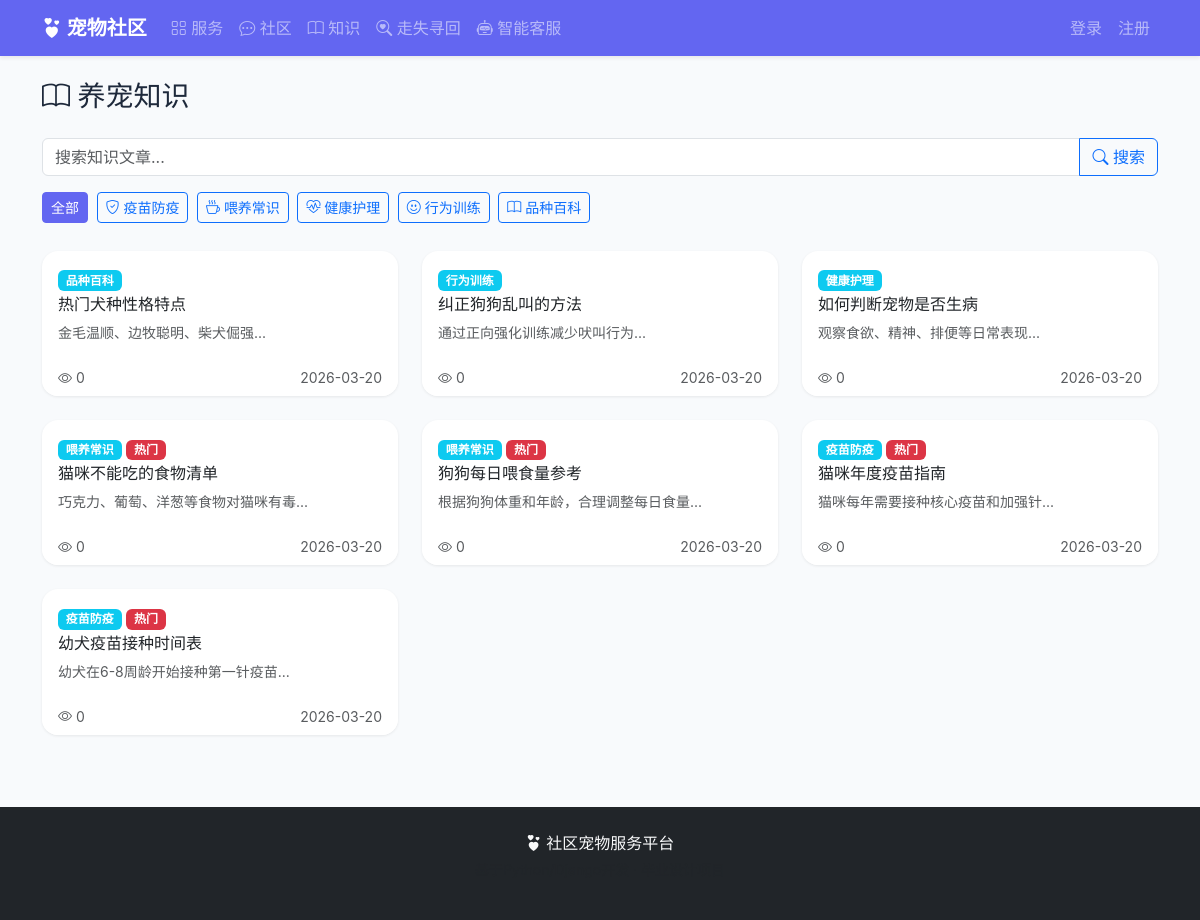
/knowledge/, run on an earlier commit of the app's database.
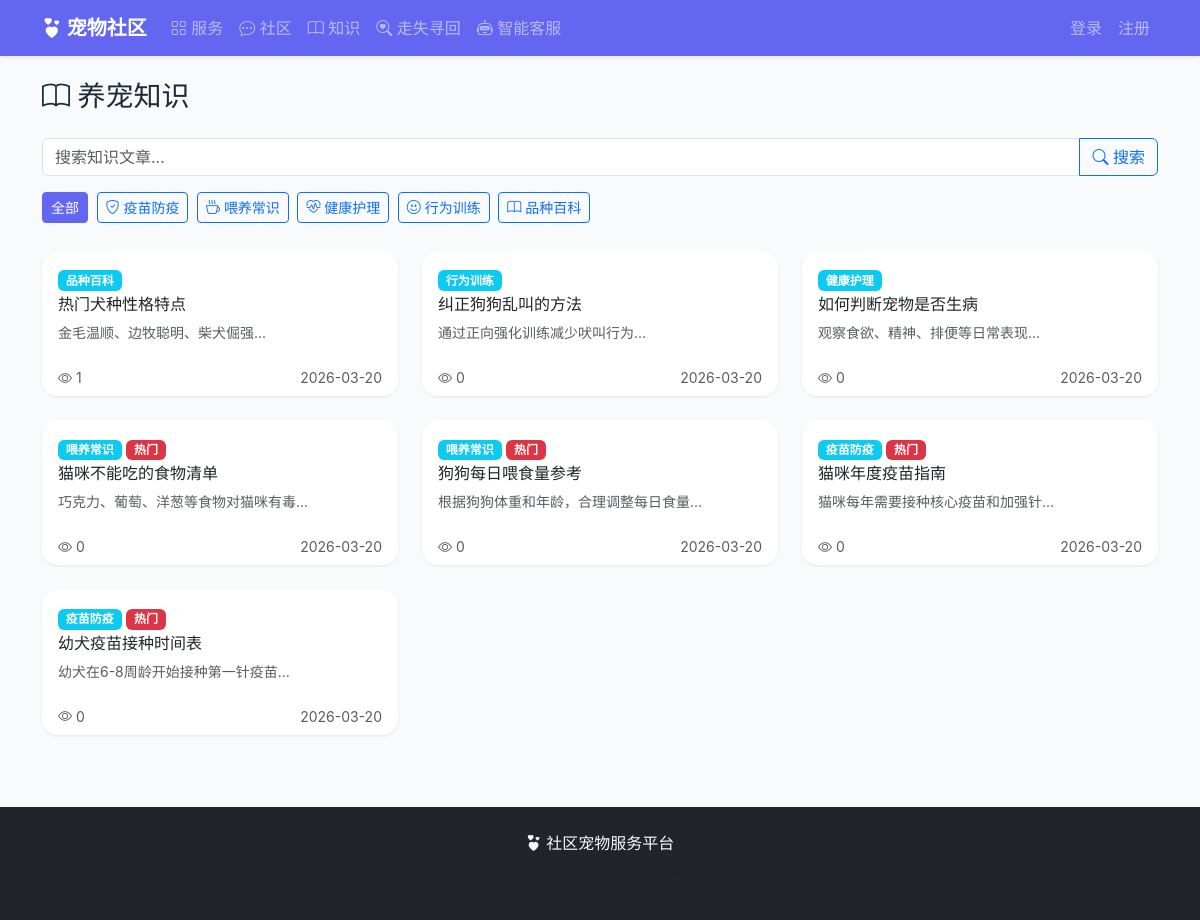
And on a later commit of the database.
### knowledge/models.py (models this page shows, shortened)
class KnowledgeArticle(models.Model):
    category = models.ForeignKey(KnowledgeCategory, on_delete=models.CASCADE,
                                 related_name='articles', verbose_name='分类')
    title = models.CharField('标题', max_length=200)
    content = models.TextField('内容')
    summary = models.TextField('摘要', max_length=500, blank=True)
    image = models.ImageField('封面', upload_to='knowledge/', blank=True)
    view_count = models.IntegerField('浏览数', default=0)
    is_hot = models.BooleanField('热门', default=False)
    created_by = models.ForeignKey(settings.AUTH_USER_MODEL, on_delete=models.SET_NULL,
                                   null=True, related_name='knowledge_articles', verbose_name='作者')
    created_at = models.DateTimeField('创建时间', auto_now_add=True)
    updated_at = models.DateTimeField('更新时间', auto_now=True)
    class Meta:
        verbose_name = '知识文章'
        verbose_name_plural = '知识文章'
        ordering = ['-created_at']

class KnowledgeCategory(models.Model):
    name = models.CharField('分类名', max_length=50)
    icon = models.CharField('图标', max_length=50, default='bi-book')
    sort_order = models.IntegerField('排序', default=0)
    class Meta:
        verbose_name = '知识分类'
        verbose_name_plural = '知识分类'
        ordering = ['sort_order']

### knowledge/views.py (the view)
# urls.py: path('', views.article_list, name='article_list'),
def article_list(request):
    articles = KnowledgeArticle.objects.all().select_related('category')
    categories = KnowledgeCategory.objects.all()
    category_id = request.GET.get('category')
    keyword = request.GET.get('keyword', '')
    if category_id:
        articles = articles.filter(category_id=category_id)
    if keyword:
        articles = articles.filter(
            Q(title__icontains=keyword) | Q(content__icontains=keyword)
        )
    hot_articles = KnowledgeArticle.objects.filter(is_hot=True)[:5]
    return render(request, 'knowledge/article_list.html', {
        'articles': articles,
        'categories': categories,
        'hot_articles': hot_articles,
        'current_category': category_id,
        'keyword': keyword,
    })

### templates/knowledge/article_list.html (shortened to what this page needs)
{% extends 'base.html' %}
{% block content %}
<h3 class="mb-4"><i class="bi bi-book"></i> 养宠知识</h3>
<form method="get" class="mb-3">
    <div class="input-group">
        <input type="text" name="keyword" class="form-control" placeholder="搜索知识文章..." value="{{ keyword }}">
        <button class="btn btn-outline-primary" type="submit"><i class="bi bi-search"></i> 搜索</button>
    </div>
</form>
<div class="mb-4">
    <a href="{% url 'knowledge:article_list' %}{% if keyword %}?keyword={{ keyword }}{% endif %}" class="btn btn-sm {% if not current_category %}btn-primary{% else %}btn-outline-primary{% endif %} me-1 mb-1">全部</a>
    {% for cat in categories %}
    <a href="{% url 'knowledge:article_list' %}?category={{ cat.id }}{% if keyword %}&keyword={{ keyword }}{% endif %}" class="btn btn-sm {% if current_category == cat.id|stringformat:"s" %}btn-primary{% else %}btn-outline-primary{% endif %} me-1 mb-1">
        <i class="bi {{ cat.icon }}"></i> {{ cat.name }}
    </a>
    {% endfor %}
</div>
<div class="row g-4">
    {% for a in articles %}
    <div class="col-md-4 col-6">
        <a href="{% url 'knowledge:article_detail' pk=a.pk %}" class="text-decoration-none">
            <div class="card h-100">
                <div class="card-body">
                    <span class="badge bg-info mb-1">{{ a.category.name }}</span>
                    {% if a.is_hot %}<span class="badge bg-danger mb-1">热门</span>{% endif %}
                    <h6 class="card-title text-dark">{{ a.title }}</h6>
                    <p class="card-text text-muted small">{{ a.summary|truncatechars:80 }}</p>
                </div>
                <div class="card-footer bg-white border-0 d-flex justify-content-between text-muted small">
                    <span><i class="bi bi-eye"></i> {{ a.view_count }}</span>
                    <span>{{ a.created_at|date:"Y-m-d" }}</span>
                </div>
            </div>
        </a>
    </div>
    {% empty %}
    <div class="col-12 text-center py-5 text-muted">暂无文章</div>
    {% endfor %}
</div>
{% endblock %}

What changed in the data, as far as the page shows it:
changed KnowledgeArticle "热门犬种性格特点": view_count "0" → "1"
